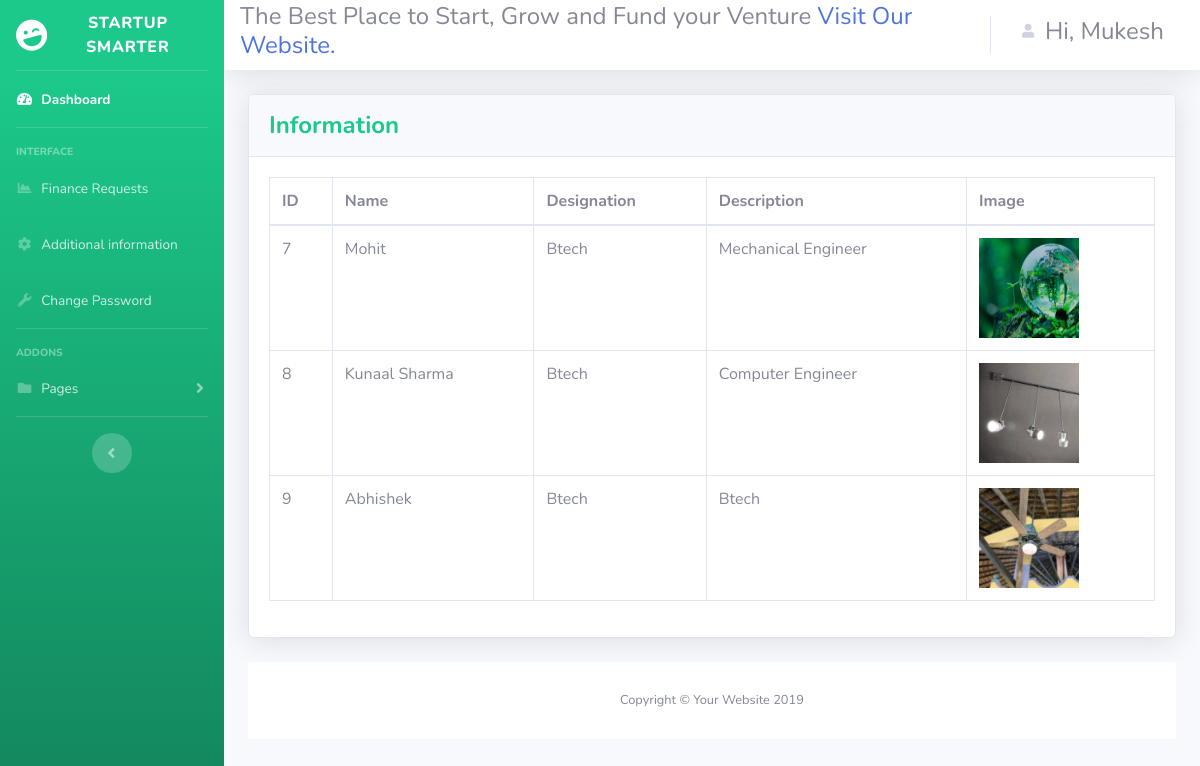
The app's page /admin/investor_information.php (signed in) with its own data.
### tables this page shows
CREATE TABLE `info` (
  `id` int(100) NOT NULL,
  `name` varchar(30) NOT NULL,
  `design` varchar(50) NOT NULL,
  `description` varchar(100) NOT NULL,
  `images` varchar(50) NOT NULL,
  `Visible` tinyint(4) NOT NULL
);

### admin/security.php (called while the page is built, shortened)
<?php
include('database/dbconfig.php');
?>

### admin/investor_information.php (the view, shortened to what this page needs)
<?php
include('security.php');
include('includes/header.php');
include('includes/investornavbar.php');
?>
<div class="container-fluid">
	<div class="card shadow mb-4">
		<div class="card-header py-3">
			<h4 class="m-0 font-weight-bold text-success">Information
		</div>
		<div class="card-body">
		<div class="table-responsive">
			<?php
			$query = "SELECT * FROM info";
			$query_run = mysqli_query($connection,$query);
			if(mysqli_num_rows($query_run) > 0){
				?>
			<table class="table table-bordered" id="dataTable" width="100%" cellspacing="0">
				<thead>
					<tr>
						<th>ID</th>
						<th>Name</th>
						<th>Designation</th>
						<th>Description</th>
						<th>Image</th>
					</tr>
				</thead>
				<tbody>
					<?php
					while ($row = mysqli_fetch_assoc($query_run)){
						?>
						<tr>
							<td><?php echo $row['id']; ?></td>
							<td><?php echo $row['name']; ?></td>
							<td><?php echo $row['design']; ?></td>
							<td><?php echo $row['description']; ?></td>
							<td><?php echo'<img src="upload/'.$row['images'].'" width="100px" height="100px" alt="Image">'?></td>
						</tr>
						<?php
					}
				?>
				</tbody>
			</table>
			<?php
		}
		else{
			echo "No Record Found";
		}
		?>
		</div>
	</div>
</div>
<?php
include('includes/footer.php');
?>

### admin/Database/dbconfig.php (shortened to what this page needs)
<link href="../css/sb-admin-2.min.css" rel="stylesheet">

### admin/includes/header.php (shortened to what this page needs)
<!DOCTYPE html>
<html lang="en">
<head>
  <link href="vendor/fontawesome-free/css/all.min.css" rel="stylesheet" type="text/css">
  <link href="css/sb-admin-2.min.css" rel="stylesheet">
</head>
<body id="page-top">
  <div id="wrapper">

### admin/includes/investornavbar.php (shortened to what this page needs)
   <ul class="navbar-nav bg-gradient-success sidebar sidebar-dark accordion" id="accordionSidebar">
<a class="sidebar-brand d-flex align-items-center justify-content-center" href="investor.php">
  <div class="sidebar-brand-icon rotate-n-15">
    <i class="fas fa-laugh-wink"></i>
  </div>
  <div class="sidebar-brand-text mx-3">Startup Smarter</div>
</a>
<hr class="sidebar-divider my-0">
<li class="nav-item active">
  <a class="nav-link" href="investor.php">
    <i class="fas fa-fw fa-tachometer-alt"></i>
    <span>Dashboard</span></a>
</li>
<hr class="sidebar-divider">
<div class="sidebar-heading">
  Interface
</div>
<li class="nav-item">
  <a class="nav-link" href="investor_register.php">
    <i class="fas fa-fw fa-chart-area"></i>
    <span>Finance Requests</span></a>
</li>
<li class="nav-item">
  <a class="nav-link" href="investor_Information.php">
    <i class="fas fa-fw fa-cog"></i>
    <span>Additional information</span></a>
</li>
<li class="nav-item">
  <a class="nav-link" href="changepassword.php">
    <i class="fas fa-fw fa-wrench"></i>
    <span>Change Password</span></a>
</li>
<hr class="sidebar-divider">
<div class="sidebar-heading">
  Addons
</div>
<li class="nav-item">
  <a class="nav-link collapsed" href="#" data-toggle="collapse" data-target="#collapsePages" aria-expanded="true" aria-controls="collapsePages">
    <i class="fas fa-fw fa-folder"></i>
    <span>Pages</span>
  </a>
</li>
<hr class="sidebar-divider d-none d-md-block">
<div class="text-center d-none d-md-inline">
  <button class="rounded-circle border-0" id="sidebarToggle"></button>
</div>
</ul>
    <div id="content-wrapper" class="d-flex flex-column">
      <div id="content">
        <nav class="navbar navbar-expand navbar-light bg-white topbar mb-4 static-top shadow">
          <h4>The Best Place to Start, Grow and Fund your Venture <a href="../Finance.php">Visit Our Website.</a></h4>
          <ul class="navbar-nav ml-auto">
            <li class="nav-item dropdown no-arrow">
              <a class="nav-link dropdown-toggle" href="#" id="userDropdown" role="button" data-toggle="dropdown" aria-haspopup="true" aria-expanded="false">
               <i class="fas fa-user fa-sm fa-fw mr-2" style="height:23px;"></i>
                <span class="mr-2 d-none d-lg-inline text-gray-600 small">
               <?php echo "<h4>Hi, ".$_SESSION['username']."</h4>";?>
                </span>
              </a>
            </li>
          </ul>
        </nav>

### admin/includes/footer.php
      <footer class="sticky-footer bg-white">
        <div class="container my-auto">
          <div class="copyright text-center my-auto">
            <span>Copyright &copy; Your Website 2019</span>
          </div>
        </div>
      </footer>
      </div>
      </div>
    </div>
</body>
</html>

### records on screen
info: id "7", name "Mohit", design "Btech", description "Mechanical Engineer", images (picture)
info: id "8", name "Kunaal Sharma", design "Btech", description "Computer Engineer", images (picture)
info: id "9", name "Abhishek", design "Btech", description "Btech", images (picture)

### other values on screen
$_SESSION['username'] "Mukesh"
